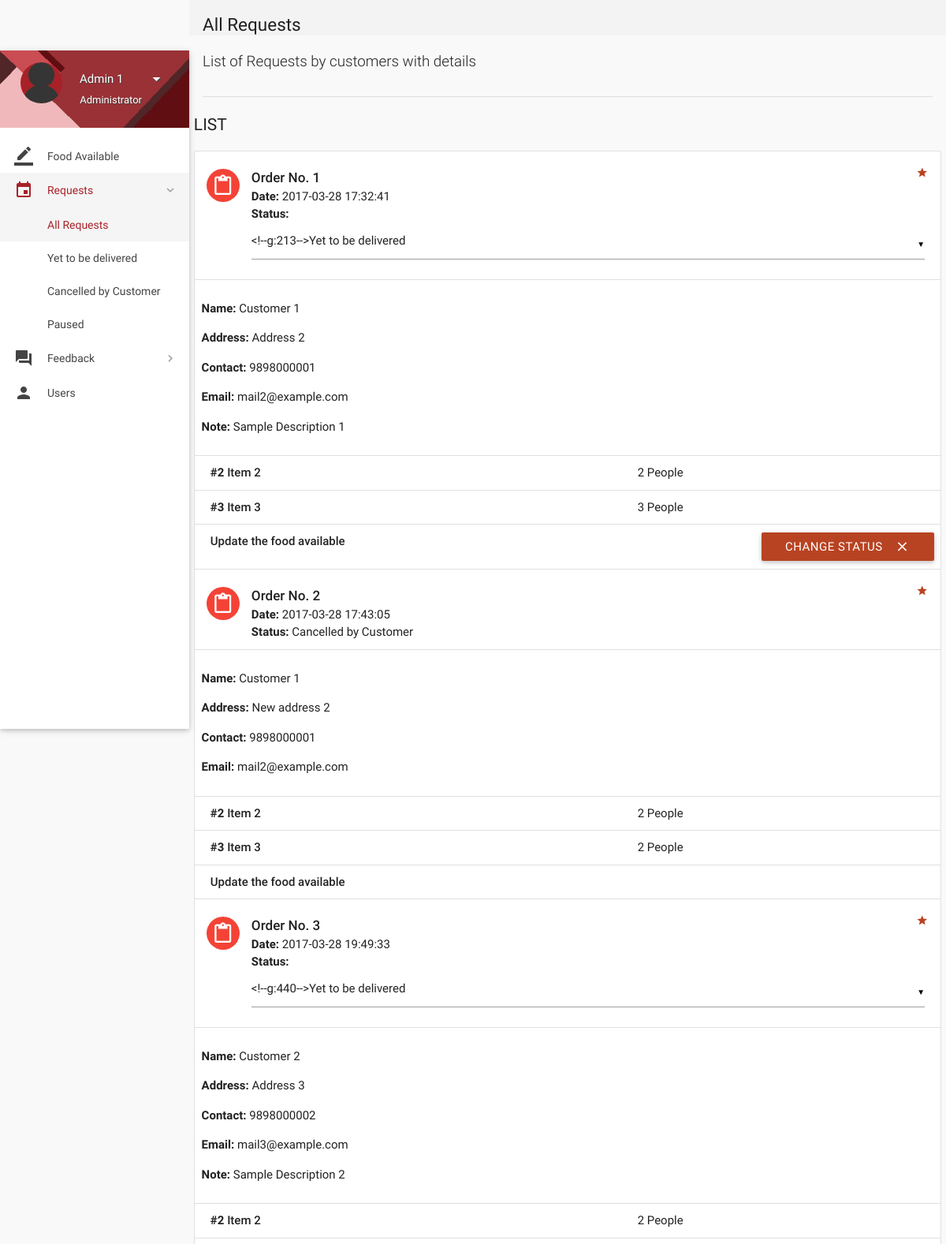
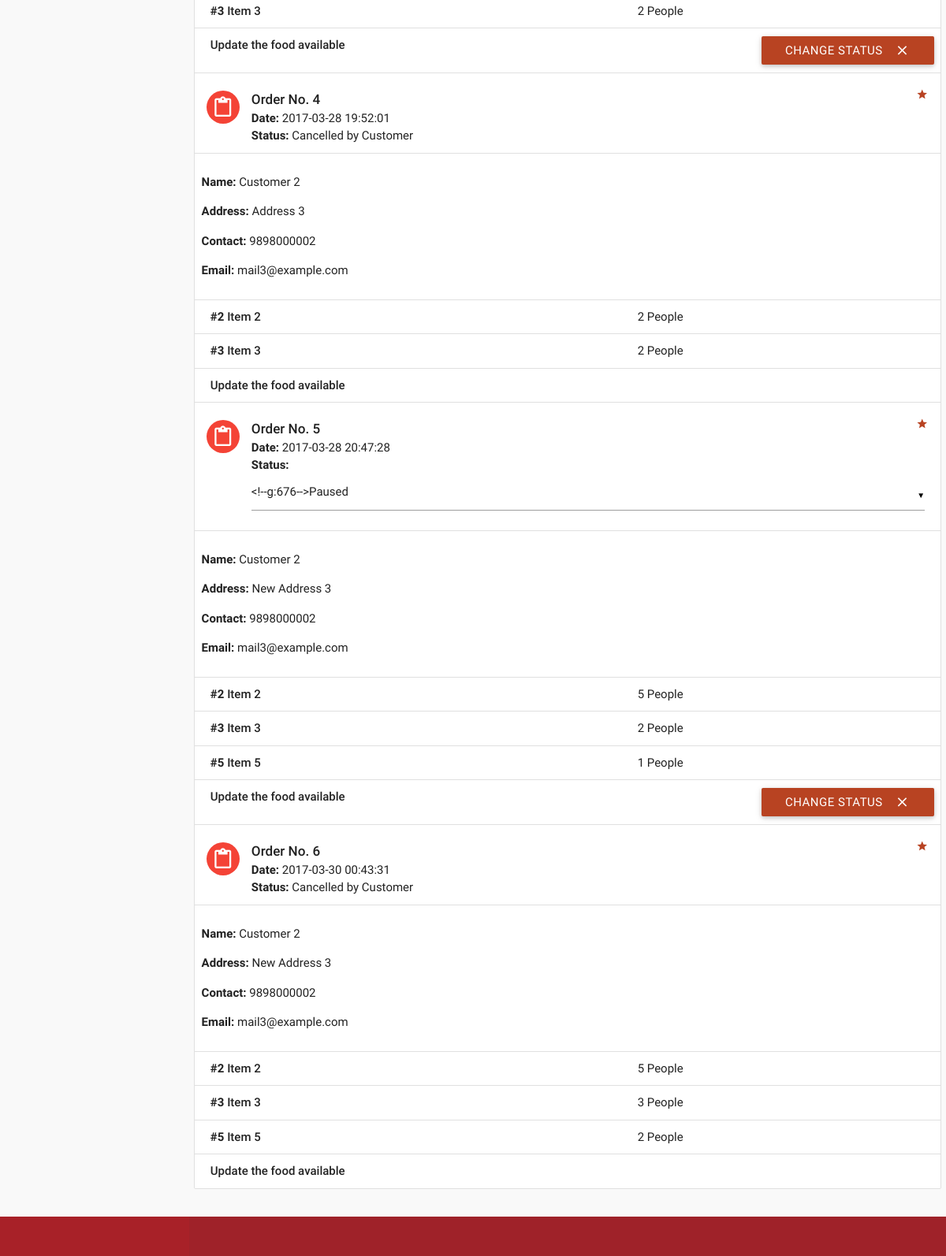
The app's page /all-orders.php (signed in) with its own data (2 pictures, top to bottom).
### tables this page shows
CREATE TABLE `orders` (
  `id` int(11) NOT NULL,
  `customer_id` int(11) NOT NULL,
  `address` varchar(300) NOT NULL,
  `description` varchar(300) NOT NULL,
  `date` datetime NOT NULL DEFAULT CURRENT_TIMESTAMP,
  `payment_type` varchar(16) NOT NULL DEFAULT 'Wallet',
  `total` int(11) NOT NULL,
  `status` varchar(25) NOT NULL DEFAULT 'Yet to be delivered',
  `deleted` tinyint(4) NOT NULL DEFAULT '0'
);

CREATE TABLE `users` (
  `id` int(11) NOT NULL,
  `role` varchar(15) NOT NULL DEFAULT 'Customer',
  `name` varchar(15) NOT NULL,
  `username` varchar(10) NOT NULL,
  `password` varchar(16) NOT NULL,
  `email` varchar(35) NULL,
  `address` varchar(300) NULL,
  `contact` bigint(11) NOT NULL,
  `verified` tinyint(1) NOT NULL DEFAULT '0',
  `deleted` tinyint(4) NOT NULL DEFAULT '0'
);

CREATE TABLE `order_details` (
  `id` int(11) NOT NULL,
  `order_id` int(11) NOT NULL,
  `item_id` int(11) NOT NULL,
  `quantity` int(11) NOT NULL,
  `people` int(11) NOT NULL
);

CREATE TABLE `items` (
  `id` int(11) NOT NULL,
  `name` varchar(20) NOT NULL,
  `people` int(11) NOT NULL,
  `deleted` tinyint(4) NOT NULL DEFAULT '0'
);

### includes/connect.php (called while the page is built, shortened)
<?php
@$name = $_SESSION['name'];
@$role = $_SESSION['role'];
?>

### all-orders.php (the view, shortened to what this page needs)
<?php
include 'includes/connect.php';
	if($_SESSION['admin_sid']==session_id())
	{
		?>
<!DOCTYPE html>
<html lang="en">
<head>
  <link href="css/materialize.min.css" type="text/css" rel="stylesheet" media="screen,projection">
  <link href="css/style.min.css" type="text/css" rel="stylesheet" media="screen,projection">
  <link href="css/custom/custom.min.css" type="text/css" rel="stylesheet" media="screen,projection">
  <link href="js/plugins/perfect-scrollbar/perfect-scrollbar.css" type="text/css" rel="stylesheet" media="screen,projection">
</head>
<body>
  <div id="main">
    <div class="wrapper">
      <aside id="left-sidebar-nav">
        <ul id="slide-out" class="side-nav fixed leftside-navigation">
            <li class="user-details cyan darken-2">
            <div class="row">
                <div class="col col s4 m4 l4">
                    <img src="images/avatar.jpg" alt="" class="circle responsive-img valign profile-image">
                </div>
                <div class="col col s8 m8 l8">
                    <a class="btn-flat dropdown-button waves-effect waves-light white-text profile-btn" href="#" data-activates="profile-dropdown"><?php echo $name;?> <i class="mdi-navigation-arrow-drop-down right"></i></a>
                    <p class="user-roal"><?php echo $role;?></p>
                </div>
            </div>
            </li>
            <li class="bold"><a href="index.php" class="waves-effect waves-cyan"><i class="mdi-editor-border-color"></i> Food Available</a>
            </li>
                <li class="no-padding">
                    <ul class="collapsible collapsible-accordion">
                        <li class="bold"><a class="collapsible-header waves-effect waves-cyan active"><i class="mdi-editor-insert-invitation"></i>Requests</a>
                            <div class="collapsible-body">
                                <ul>
								<li class="<?php
								if(!isset($_GET['status'])){
										echo 'active';
									}?>
									"><a href="all-orders.php">All Requests</a>
                                </li>
								<?php
									$sql = mysqli_query($con, "SELECT DISTINCT status FROM orders;");
									while($row = mysqli_fetch_array($sql)){
                                    echo '<li class='.(isset($_GET['status'])?($status == $_GET['status'] ? 'active' : ''): '').'><a href="all-orders.php?status='.$row['status'].'">'.$row['status'].'</a>
                                    </li>';
									}
									?>
                                </ul>
                            </div>
                        </li>
                    </ul>
                </li>
                 <li class="no-padding">
                    <ul class="collapsible collapsible-accordion">
                        <li class="bold"><a class="collapsible-header waves-effect waves-cyan"><i class="mdi-action-question-answer"></i>Feedback</a>
                        </li>
                    </ul>
                </li>
            <li class="bold"><a href="users.php" class="waves-effect waves-cyan"><i class="mdi-social-person"></i> Users</a>
            </li>
        </ul>
        </aside>
      <section id="content">
        <div id="breadcrumbs-wrapper">
          <div class="container">
            <div class="row">
              <div class="col s12 m12 l12">
                <h5 class="breadcrumbs-title">All Requests</h5>
              </div>
            </div>
          </div>
        </div>
        <div class="container">
          <p class="caption">List of Requests by customers with details</p>
          <div class="divider"></div>
<div id="work-collections" class="seaction">
					<?php
					if(isset($_GET['status'])){
						$status = $_GET['status'];
					}
					else{
						$status = '%';
					}
					$sql = mysqli_query($con, "SELECT * FROM orders WHERE status LIKE '$status';");
					echo '<div class="row">
                <div>
                    <h4 class="header">List</h4>
                    <ul id="issues-collection" class="collection">';
					while($row = mysqli_fetch_array($sql))
					{
						$status = $row['status'];
						$deleted = $row['deleted'];
						echo '<li class="collection-item avatar">
                              <i class="mdi-content-content-paste red circle"></i>
                              <span class="collection-header">Order No. '.$row['id'].'</span>
                              <p><strong>Date:</strong> '.$row['date'].'</p>
							  <p><strong>Status:</strong> '.($deleted ? $status : '
							  <form method="post" action="routers/edit-orders.php">
							    <input type="hidden" value="'.$row['id'].'" name="id">
								<select name="status">
								<option value="Yet to be delivered" '.($status=='Yet to be delivered' ? 'selected' : '').'>Yet to be delivered</option>
								<option value="Delivered" '.($status=='Delivered' ? 'selected' : '').'>Delivered</option>
								<option value="Cancelled by Admin" '.($status=='Cancelled by Admin' ? 'selected' : '').'>Cancelled by Admin</option>
								<option value="Paused" '.($status=='Paused' ? 'selected' : '').'>Paused</option>
								</select>
							  ').'</p>
                              <a href="#" class="secondary-content"><i class="mdi-action-grade"></i></a>
                              </li>';
						$order_id = $row['id'];
						$customer_id = $row['customer_id'];
						$sql1 = mysqli_query($con, "SELECT * FROM order_details WHERE order_id = $order_id;");
						$sql3 = mysqli_query($con, "SELECT * FROM users WHERE id = $customer_id;");
							while($row3 = mysqli_fetch_array($sql3))
							{
							echo '<li class="collection-item">
                            <div class="row">
							<p><strong>Name: </strong>'.$row3['name'].'</p>
							<p><strong>Address: </strong>'.$row['address'].'</p>
							'.($row3['contact'] == '' ? '' : '<p><strong>Contact: </strong>'.$row3['contact'].'</p>').'
							'.($row3['email'] == '' ? '' : '<p><strong>Email: </strong>'.$row3['email'].'</p>').'
							'.(!empty($row['description']) ? '<p><strong>Note: </strong>'.$row['description'].'</p>' : '').'
                            </li>';
							}
						while($row1 = mysqli_fetch_array($sql1))
						{
							$item_id = $row1['item_id'];
							$sql2 = mysqli_query($con, "SELECT * FROM items WHERE id = $item_id;");
							while($row2 = mysqli_fetch_array($sql2))
								$item_name = $row2['name'];
							echo '<li class="collection-item">
                            <div class="row">
                            <div class="col s7">
                            <p class="collections-title"><strong>#'.$row1['item_id'].'</strong> '.$item_name.'</p>
                            </div>
                            <div class="col s2">
                            <span>'.$row1['quantity'].' People</span>
                            </div>
                            </li>';
						}
								echo'<li class="collection-item">
                                        <div class="row">
                                            <div class="col s7">
                                                <p class="collections-title">Update the food available</p>
                                            </div>
                                            <div class="col s2">
											<span> </span>
                                            </div>
                                           ';
								if(!$deleted){
								echo '<button class="btn waves-effect waves-light right submit" type="submit" name="action">Change Status
                                              <i class="mdi-content-clear right"></i>
										</button>
										</form>';
								}
								echo'</div></li>';
					}
					?>
					</ul>
                </div>
              </div>
            </div>
        </div>
      </section>
    </div>
  </div>
  <footer class="page-footer">
    <div class="footer-copyright">
    </div>
  </footer>
</body>
</html>
<?php
	}
?>

### records on screen
orders: id "1", date "2017-03-28 17:32:41", address "Address 2", description "Sample Description 1", deleted "CHANGE STATUS"
users: name "Customer 1", contact "9898000001", email "mail2@example.com"
order_details: item "2", item.name "Item 2", quantity "2"
order_details: item "3", item.name "Item 3", quantity "3"
orders: id "2", date "2017-03-28 17:43:05", status "Cancelled by Customer", address "New address 2"
order_details: item "2", item.name "Item 2", quantity "2"
order_details: item "3", item.name "Item 3", quantity "2"
orders: id "3", date "2017-03-28 19:49:33", address "Address 3", description "Sample Description 2", deleted "CHANGE STATUS"
users: name "Customer 2", contact "9898000002", email "mail3@example.com"
order_details: item "2", item.name "Item 2", quantity "2"
order_details: item "3", item.name "Item 3", quantity "2"
orders: id "4", date "2017-03-28 19:52:01", status "Cancelled by Customer", address "Address 3"
order_details: item "2", item.name "Item 2", quantity "2"
order_details: item "3", item.name "Item 3", quantity "2"
orders: id "5", date "2017-03-28 20:47:28", address "New Address 3", deleted "CHANGE STATUS"
order_details: item "2", item.name "Item 2", quantity "5"
order_details: item "3", item.name "Item 3", quantity "2"
order_details: item "5", item.name "Item 5", quantity "1"
orders: id "6", date "2017-03-30 00:43:31", status "Cancelled by Customer", address "New Address 3"
order_details: item "2", item.name "Item 2", quantity "5"
order_details: item "3", item.name "Item 3", quantity "3"
order_details: item "5", item.name "Item 5", quantity "2"

### other values on screen
$name "Admin 1"
$role "Administrator"
$row['status'] "Yet to be delivered"
$row['status'] "Cancelled by Customer"
$row['status'] "Paused"
